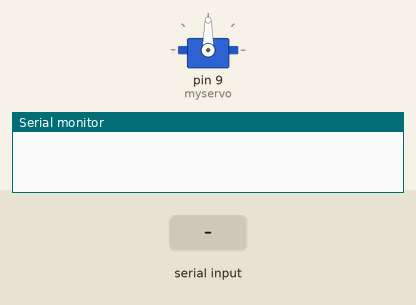
This sketch was run on a simulated Arduino Uno, built with avr-gcc and run on an emulated ATmega328P. Shown: servo, the last lines printed to the serial monitor. The inputs (shaded band) are chosen by the test bench.

Above: at 1.2 s.
1.3 s: "30,150\n" received over Serial
At 3.3 s:
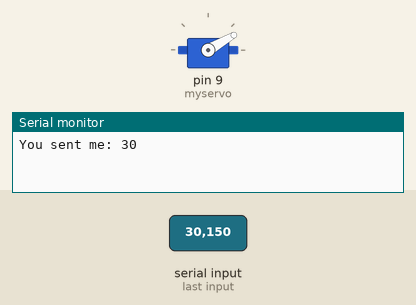
3.8 s: "5\n" received over Serial
At 5.2 s:
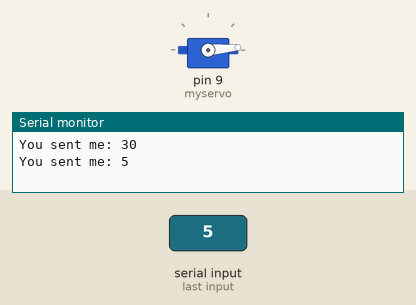
6.2 s: "200\n" received over Serial
At 8.2 s:
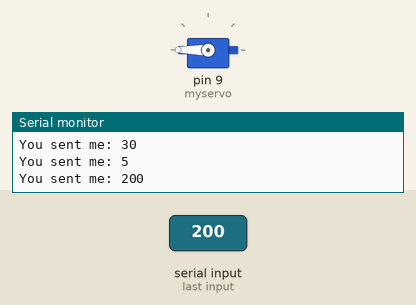
8.7 s: "90,45\n" received over Serial
At 10.1 s:
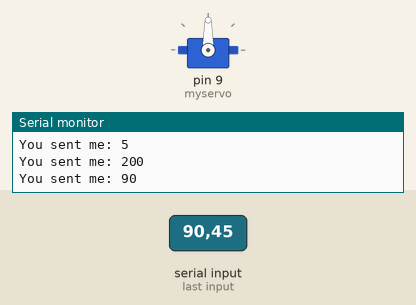
Timing chart, 0 to 11.7 s (numbered marks = the images above; inputs shaded):
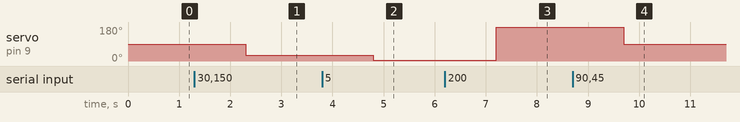

Measured:
- after the input at 1.3 s, servo on pin 9 (myservo): 90° → 30° after 1.0 s
- after the input at 3.8 s, servo on pin 9 (myservo): 30° → 5° after 1.0 s
- after the input at 6.2 s, servo on pin 9 (myservo): 5° → 180° after 1.0 s
- after the input at 8.7 s, servo on pin 9 (myservo): 180° → 90° after 1.0 s

The sketch:

testing.ino
```cpp
#include <Servo.h>
Servo myservo;

int angle = 0;
void setup() {
  Serial.begin(115200);
  myservo.attach(9);
}
void loop() {
  if (Serial.available() > 0) {
    angle = Serial.readString().toInt();
    Serial.print("You sent me: ");
    Serial.println(angle);

    myservo.write(angle);
    delay(15);
  }
}
```
